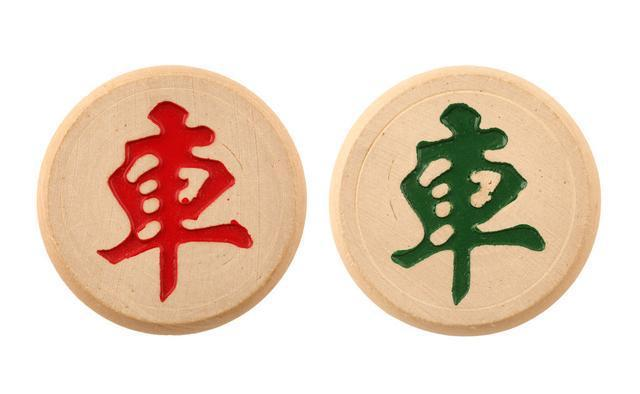
#> input picture opencv_learn/charpter16/chess.jpeg, 640 x 394 px
$ python demo_16.03.py
#> lines starting #> are read from the running program, lines starting #| are printed output that depends on the picture
import cv2
import numpy as np
import matplotlib.pyplot as plt

img = cv2.imread("chess.jpeg", 0)
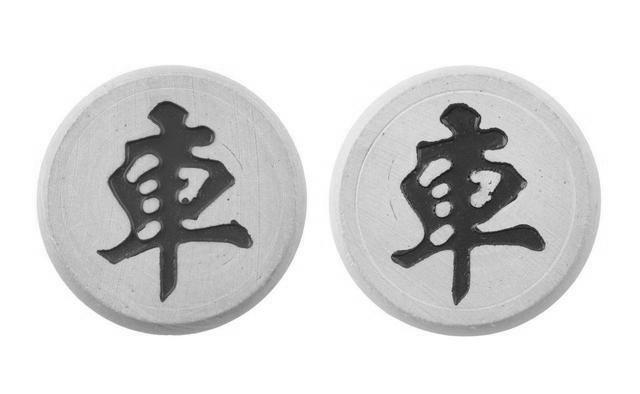
#> img: shape (394, 640); min 13, max 255, mean 216.4
imgo = cv2.imread("chess.jpeg", -1)
#> imgo is the input picture: shape (394, 640, 3); mean B, G, R 196.2, 212.4, 231.8
o = cv2.cvtColor(imgo, cv2.COLOR_BGR2RGB)
oshow = o.copy()
img = cv2.medianBlur(img, 5)
circles = cv2.HoughCircles(img, cv2.HOUGH_GRADIENT, 1, 200, param1=50, param2=30, minRadius=100, maxRadius=200)
#> circles = [[171.5, 199.5, 135], [464.5, 201.5, 135.8]]

for i in circles[0, :]:
    print(i)
    center = (int(i[0]), int(i[1]))
    cv2.circle(o, center, int(i[2]), (255, 0, 0), 12)
    cv2.circle(o, center, 2, (255, 0, 0), 12)
#> this loop made 2 passes
#> (i, center) on passes 1 to 2: ([171.5, 199.5, 135], (171, 199)), ([464.5, 201.5, 135.8], (464, 201))
#| [171.5 199.5 135. ]
#| [464.5 201.5 135.8]
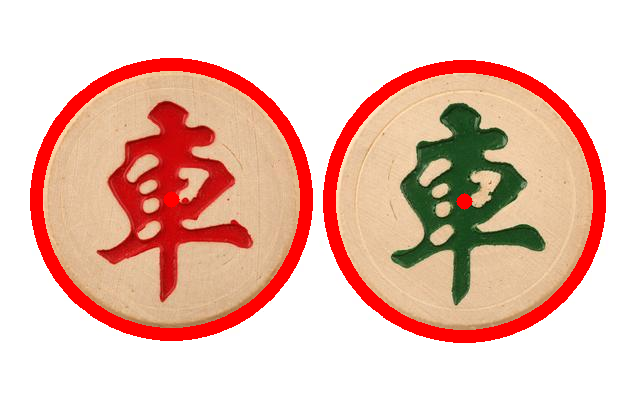
#> o: shape (394, 640, 3); mean R, G, B 233.4, 193.2, 179

plt.subplot(121)
plt.imshow(oshow)
plt.axis("off")
plt.subplot(122)
plt.imshow(o)
plt.axis("off")
plt.show()
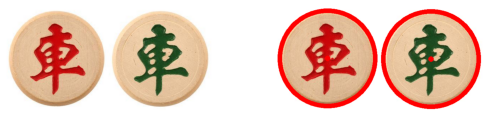
#> figure drawn by matplotlib, 2 panels
